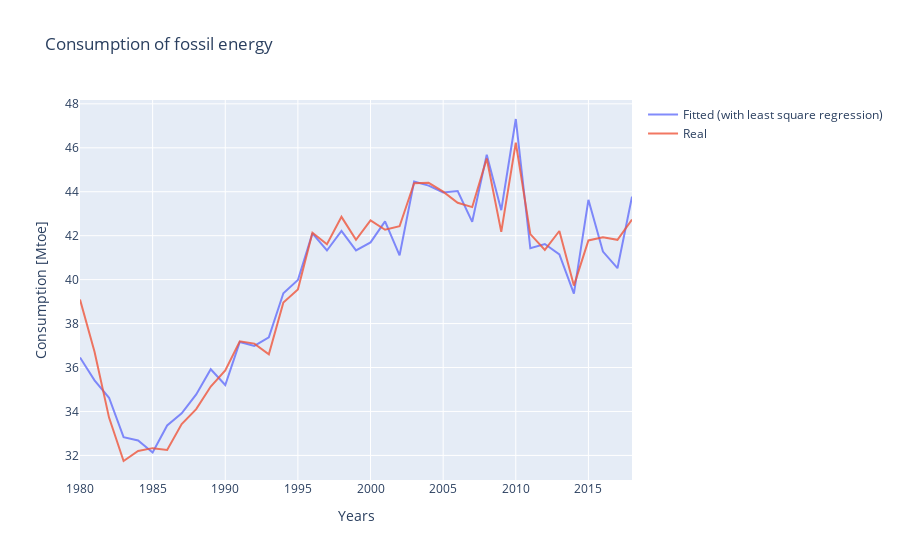

Notebook code for this chart:
### Code cell
fig = go.Figure()
fig.add_trace(go.Scatter(
                x=bel_emi['Years'],
                y=predicted,
                name="Fitted (with least square regression)",
                opacity=0.8))

fig.add_trace(go.Scatter(
                x=bel_emi['Years'],
                y=y_train,
                name="Real",
                opacity=0.8))


# Use date string to set xaxis range
fig.update_layout(title_text="Consumption of fossil energy")
                  

fig.update_xaxes(title_text="Years")
fig.update_yaxes(title_text="Consumption [Mtoe]"),

fig.show()

### Figure 1 — Plotly figure (JSON) as saved in the notebook; plotly's stock layout.template omitted (floating-point values rounded to 4 significant figures)
{"data": [{"name": "Fitted (with least square regression)", "opacity": 0.8, "type": "scatter", "x": [1980, 1981, 1982, 1983, 1984, 1985, 1986, 1987, 1988, 1989, 1990, 1991, 1992, 1993, 1994, 1995, 1996, 1997, 1998, 1999, 2000, 2001, 2002, 2003, 2004, 2005, 2006, 2007, 2008, 2009, 2010, 2011, 2012, 2013, 2014, 2015, 2016, 2017, 2018], "y": [36.46, 35.41, 34.62, 32.83, 32.68, 32.13, 33.36, 33.91, 34.78, 35.92, 35.2, 37.16, 36.98, 37.37, 39.38, 39.98, 42.1, 41.33, 42.22, 41.33, 41.69, 42.65, 41.1, 44.47, 44.28, 43.97, 44.03, 42.63, 45.69, 43.16, 47.31, 41.43, 41.62, 41.14, 39.37, 43.63, 41.27, 40.52, 43.78]}, {"name": "Real", "opacity": 0.8, "type": "scatter", "x": [1980, 1981, 1982, 1983, 1984, 1985, 1986, 1987, 1988, 1989, 1990, 1991, 1992, 1993, 1994, 1995, 1996, 1997, 1998, 1999, 2000, 2001, 2002, 2003, 2004, 2005, 2006, 2007, 2008, 2009, 2010, 2011, 2012, 2013, 2014, 2015, 2016, 2017, 2018], "y": [39.09, 36.72, 33.72, 31.75, 32.2, 32.33, 32.25, 33.43, 34.11, 35.13, 35.87, 37.19, 37.09, 36.6, 38.96, 39.55, 42.14, 41.61, 42.86, 41.81, 42.7, 42.27, 42.43, 44.39, 44.41, 44.0, 43.5, 43.3, 45.51, 42.17, 46.24, 42.07, 41.35, 42.21, 39.73, 41.78, 41.93, 41.81, 42.73]}], "layout": {"title": {"text": "Consumption of fossil energy"}, "xaxis": {"title": {"text": "Years"}}, "yaxis": {"title": {"text": "Consumption [Mtoe]"}}}}
